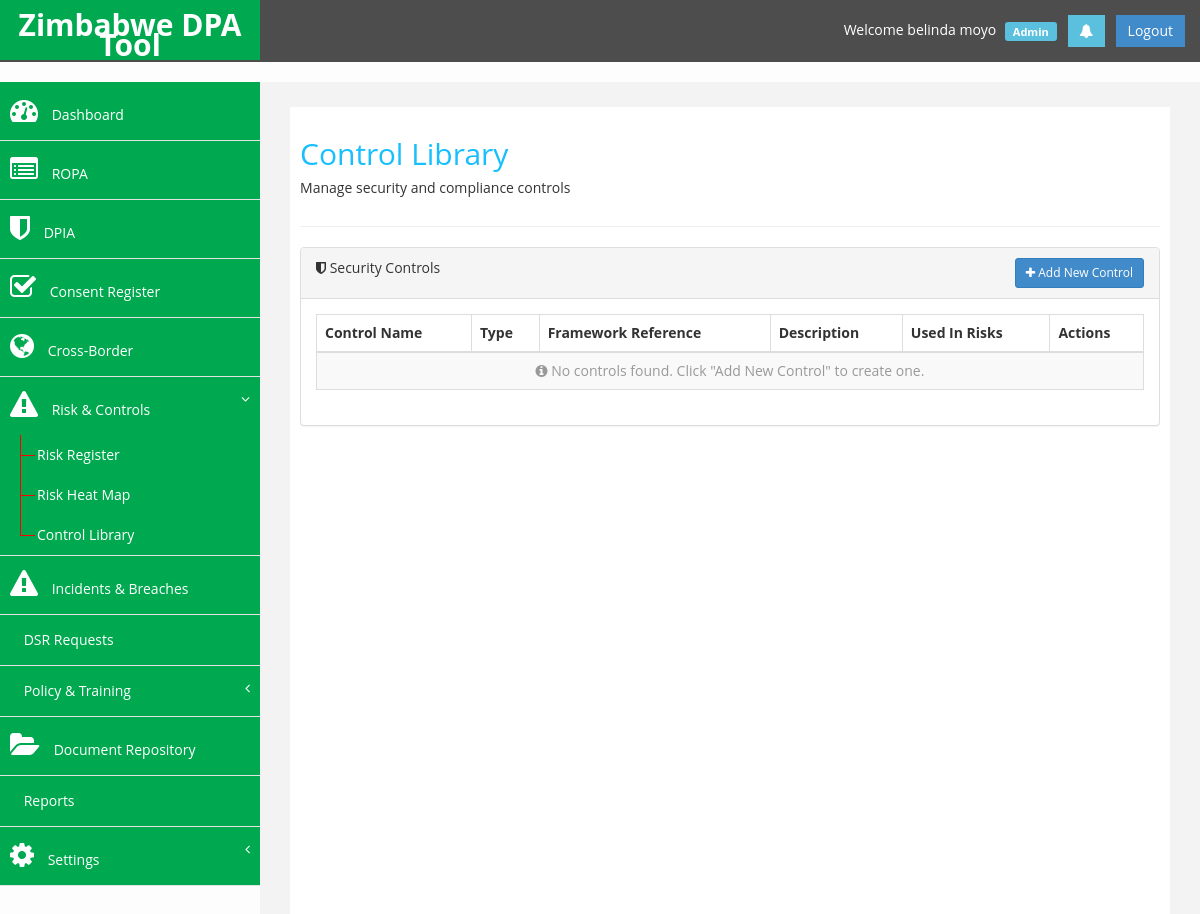
Before: /controls.php (signed in) with the older database file.
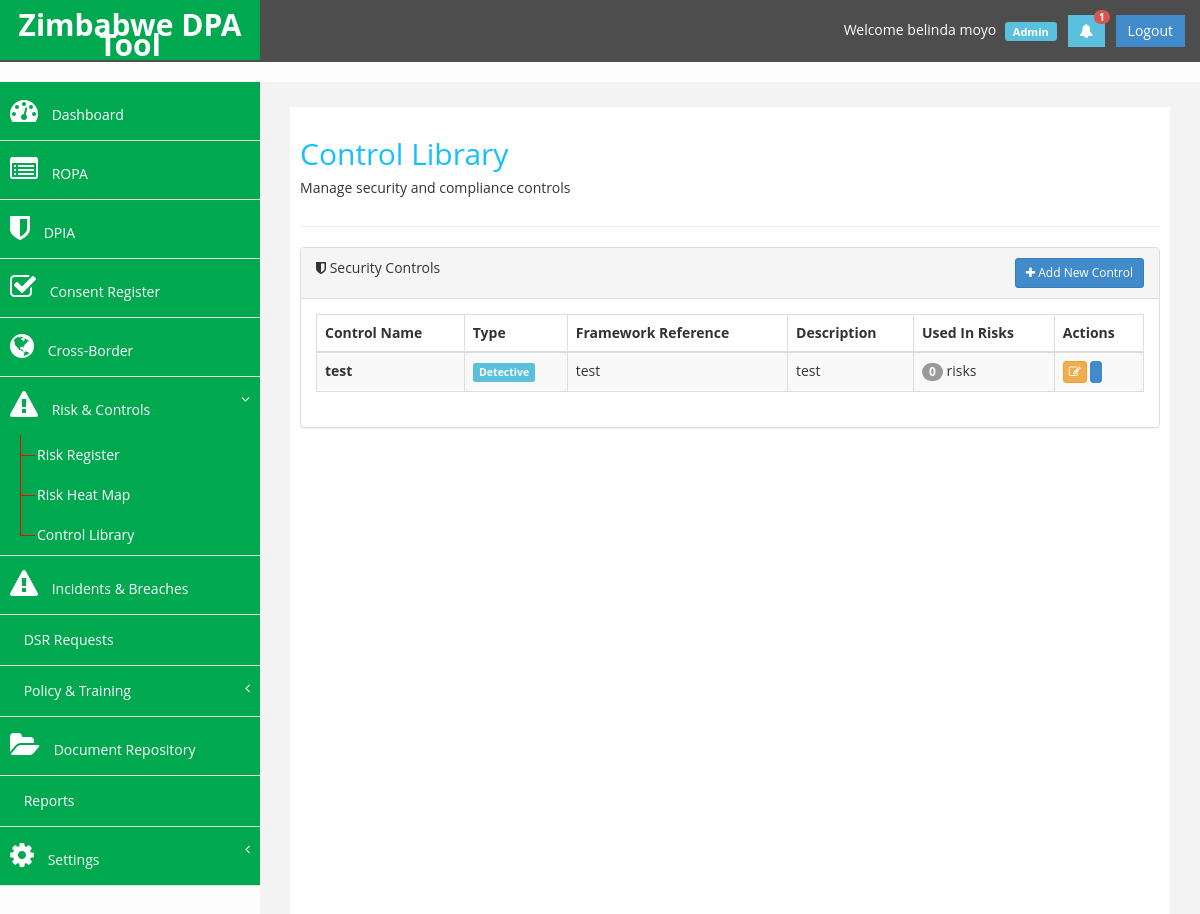
After: the same page with the newer database file.
### tables this page shows
CREATE TABLE `controls` (
  `control_id` int(11) UNSIGNED NOT NULL,
  `org_id` int(11) UNSIGNED NOT NULL,
  `control_name` varchar(255) NOT NULL,
  `control_description` text DEFAULT NULL,
  `control_type` enum('preventive','detective','corrective') DEFAULT 'preventive',
  `framework_ref` varchar(100) DEFAULT NULL,
  `created_at` timestamp NOT NULL DEFAULT current_timestamp()
);

### includes/auth.php (called while the page is built, shortened)
<?php
function get_current_user_id() {
    return $_SESSION['dpa_user_id'] ?? null;
}
function get_current_org_id() {
    return $_SESSION['dpa_org_id'] ?? null;
}
?>

### config/database.php (called while the page is built, shortened)
<?php
try {
    $dpa_db = new mysqli(DB_HOST, DB_USER, DB_PASS, DB_NAME);
    $dpa_db->set_charset(DB_CHARSET);
} catch (Exception $e) {
    die("Database connection error: " . $e->getMessage());
}
function db_query($query, $params = []) {
    global $dpa_db;
    $stmt = $dpa_db->prepare($query);
    if (!empty($params)) {
        $types = '';
        $values = [];
        foreach ($params as $param) {
            if (is_int($param)) {
                $types .= 'i';
            } elseif (is_float($param)) {
                $types .= 'd';
            } else {
                $types .= 's';
            }
            $values[] = $param;
        }
        $stmt->bind_param($types, ...$values);
    }
    $stmt->execute();
    return $stmt;
}
function db_fetch_all($stmt) {
    $result = $stmt->get_result();
    return $result->fetch_all(MYSQLI_ASSOC);
}
function db_fetch_one($stmt) {
    $result = $stmt->get_result();
    return $result->fetch_assoc();
}
?>

### controls.php (the view, shortened to what the changed rows need)
<?php
require_once 'config/database.php';
require_once 'includes/auth.php';
$org_id = get_current_org_id();
$query = "SELECT c.*,
          (SELECT COUNT(*) FROM risk_controls rc WHERE rc.control_id = c.control_id) AS usage_count
          FROM controls c
          WHERE c.org_id = ?
          ORDER BY c.control_name";
$stmt = db_query($query, [$org_id]);
$controls = db_fetch_all($stmt);
?>
<!DOCTYPE html>
<html xmlns="http://www.w3.org/1999/xhtml">
<head>
    <link href="assets/css/bootstrap.css" rel="stylesheet" />
    <link href="assets/css/font-awesome.css" rel="stylesheet" />
    <link href="assets/js/dataTables/dataTables.bootstrap.css?v=2" rel="stylesheet" />
    <link href="assets/css/custom.css" rel="stylesheet" />
</head>
<body>
    <div id="wrapper">
        <?php include 'includes/header.php'; ?>
        <div id="page-wrapper">
            <div id="page-inner">
                <div class="row">
                    <div class="col-md-12">
                        <h2>Control Library</h2>
                    </div>
                </div>
                <div class="row">
                    <div class="col-md-12">
                        <div class="panel panel-default">
                            <div class="panel-body">
                                <div class="table-responsive">
                                    <table class="table table-striped table-bordered table-hover" id="controlsTable">
                                        <thead>
                                            <tr>
                                                <th>Control Name</th>
                                                <th>Type</th>
                                                <th>Framework Reference</th>
                                                <th>Description</th>
                                                <th>Used In Risks</th>
                                                <th>Actions</th>
                                            </tr>
                                        </thead>
                                        <tbody>
                                            <?php if (empty($controls)): ?>
                                            <tr>
                                                <td colspan="6" class="text-center text-muted">
                                                    <i class="fa fa-info-circle"></i> No controls found. Click "Add New Control" to create one.
                                                </td>
                                            </tr>
                                            <?php else: ?>
                                            <?php foreach ($controls as $control): ?>
                                            <tr>
                                                <td><strong><?php echo htmlspecialchars($control['control_name']); ?></strong></td>
                                                <td>
                                                    <?php
                                                    $type_class = '';
                                                    switch ($control['control_type']) {
                                                        case 'detective':
                                                            $type_class = 'info';
                                                            break;
                                                    }
                                                    ?>
                                                    <span class="label label-<?php echo $type_class; ?>">
                                                        <?php echo ucfirst($control['control_type']); ?>
                                                    </span>
                                                </td>
                                                <td><?php echo htmlspecialchars($control['framework_ref'] ?? 'N/A'); ?></td>
                                                <td><?php echo htmlspecialchars(substr($control['control_description'] ?? '', 0, 100)); ?><?php echo strlen($control['control_description'] ?? '') > 100 ? '...' : ''; ?></td>
                                                <td>
                                                    <span class="badge badge-info"><?php echo $control['usage_count']; ?></span>
                                                    <?php echo $control['usage_count'] == 1 ? 'risk' : 'risks'; ?>
                                                </td>
                                                <td>
                                                    <a href="controls_edit.php?id=<?php echo $control['control_id']; ?>" class="btn btn-warning btn-xs" title="Edit">
                                                        <i class="fa fa-edit"></i>
                                                    </a>
                                                    <?php if ($control['usage_count'] == 0): ?>
                                                    <a href="controls_delete.php?id=<?php echo $control['control_id']; ?>" class="btn btn-danger btn-xs" title="Delete"
                                                       onclick="return confirm('Are you sure you want to delete this control?');">
                                                    </a>
                                                    <?php else: ?>
                                                    <button class="btn btn-danger btn-xs" disabled title="Cannot delete - in use">
                                                        <i class="fa fa-trash"></i>
                                                    </button>
                                                    <?php endif; ?>
                                                </td>
                                            </tr>
                                            <?php endforeach; ?>
                                            <?php endif; ?>
                                        </tbody>
                                    </table>
                                </div>
                            </div>
                        </div>
                    </div>
                </div>
            </div>
        </div>
    </div>
</body>
</html>

### includes/header.php (shortened to what the changed rows need)
<?php
require_once dirname(__DIR__) . '/includes/auth.php';
$_user_id = get_current_user_id();
$_org_id = get_current_org_id();
$notif_query = "SELECT COUNT(*) as count FROM notifications WHERE org_id = ? AND user_id = ? AND is_read = 0";
$notif_stmt = db_query($notif_query, [$_org_id, $_user_id]);
$unread_notifications = db_fetch_one($notif_stmt)['count'] ?? 0;
?>
<nav class="navbar navbar-default navbar-cls-top" role="navigation">
     <div class="navbar-user-info">
          <a href="notifications.php" class="btn btn-info square-btn-adjust" style="position: relative;" title="Notifications">
               <i class="fa fa-bell"></i>
               <?php if ($unread_notifications > 0): ?>
               <span class="badge" style="position: absolute; top: -5px; right: -5px; background-color: #d9534f; color: white; font-size: 10px; padding: 2px 5px; border-radius: 10px;">
                    <?php echo $unread_notifications > 99 ? '99+' : $unread_notifications; ?>
               </span>
               <?php endif; ?>
          </a>
     </div>
</nav>

Changed rows visible on the page:
added controls: control_name "test", control_type "Detective", framework_ref "test", control_description "test", usage_count "0"
Other visible differences:
$unread_notifications: (not shown) → "1"
text no longer shown: "No controls found. Click \"Add New Control\" to create one."
